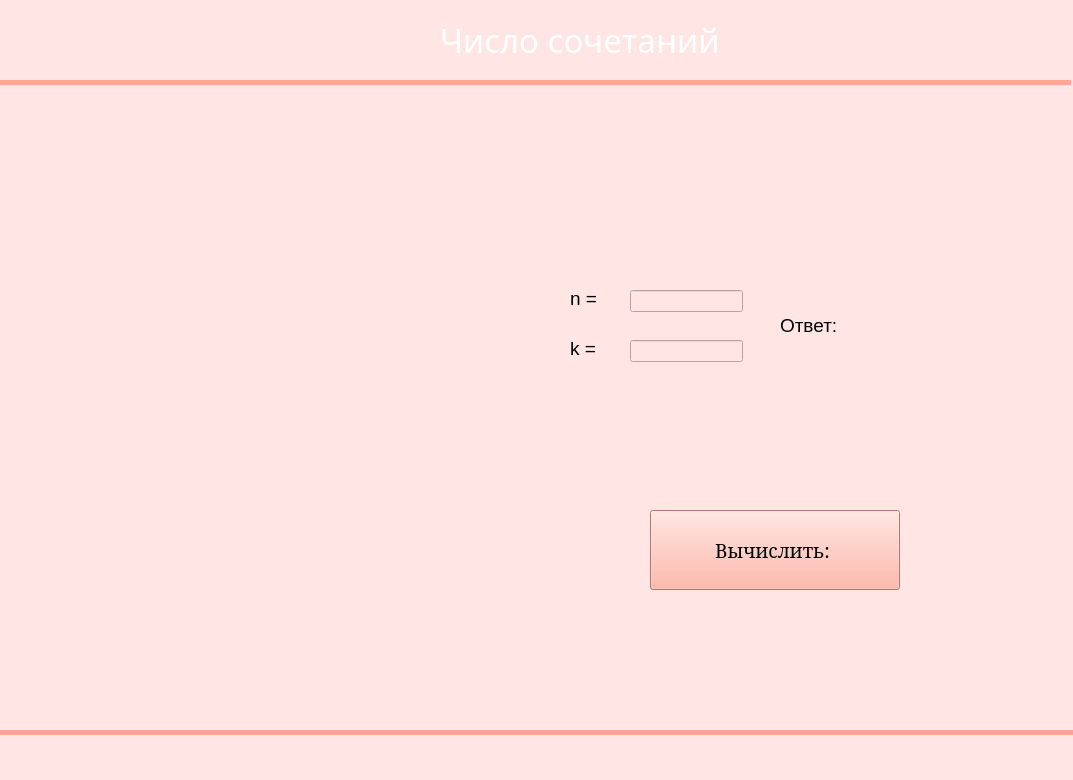
<?xml version="1.0" encoding="UTF-8"?>
<ui version="4.0">
 <class>MainWindow</class>
 <widget class="QMainWindow" name="MainWindow">
  <property name="geometry">
   <rect>
    <x>0</x>
    <y>0</y>
    <width>1073</width>
    <height>780</height>
   </rect>
  </property>
  <property name="windowTitle">
   <string>Сочетания</string>
  </property>
  <property name="styleSheet">
   <string notr="true">background-color: rgb(255, 212, 246);
background-color: rgb(255, 229, 228);</string>
  </property>
  <widget class="QWidget" name="centralwidget">
   <property name="styleSheet">
    <string notr="true"/>
   </property>
   <widget class="QLabel" name="label">
    <property name="geometry">
     <rect>
      <x>440</x>
      <y>-10</y>
      <width>1057</width>
      <height>100</height>
     </rect>
    </property>
    <property name="font">
     <font>
      <family>Haettenschweiler</family>
      <pointsize>25</pointsize>
      <weight>50</weight>
      <italic>false</italic>
      <bold>false</bold>
     </font>
    </property>
    <property name="styleSheet">
     <string notr="true">color: white
</string>
    </property>
    <property name="text">
     <string>Число сочетаний</string>
    </property>
   </widget>
   <widget class="QLabel" name="label_3">
    <property name="geometry">
     <rect>
      <x>0</x>
      <y>-30</y>
      <width>491</width>
      <height>1001</height>
     </rect>
    </property>
    <property name="text">
     <string/>
    </property>
    <property name="pixmap">
     <pixmap>pngwing.com (1).png</pixmap>
    </property>
   </widget>
   <widget class="QLabel" name="label_2">
    <property name="geometry">
     <rect>
      <x>0</x>
      <y>80</y>
      <width>551</width>
      <height>371</height>
     </rect>
    </property>
    <property name="text">
     <string/>
    </property>
    <property name="pixmap">
     <pixmap>pngwing.com (1).png</pixmap>
    </property>
   </widget>
   <widget class="QLabel" name="label_4">
    <property name="geometry">
     <rect>
      <x>0</x>
      <y>80</y>
      <width>1071</width>
      <height>5</height>
     </rect>
    </property>
    <property name="styleSheet">
     <string notr="true">background-color: rgb(255, 166, 148);</string>
    </property>
    <property name="text">
     <string/>
    </property>
   </widget>
   <widget class="QLabel" name="label_5">
    <property name="geometry">
     <rect>
      <x>0</x>
      <y>730</y>
      <width>1074</width>
      <height>5</height>
     </rect>
    </property>
    <property name="styleSheet">
     <string notr="true">background-color: rgb(255, 166, 148);</string>
    </property>
    <property name="text">
     <string/>
    </property>
   </widget>
   <widget class="QPushButton" name="pushButton_2">
    <property name="geometry">
     <rect>
      <x>650</x>
      <y>510</y>
      <width>250</width>
      <height>80</height>
     </rect>
    </property>
    <property name="font">
     <font>
      <family>MS Serif</family>
      <pointsize>14</pointsize>
      <weight>50</weight>
      <bold>false</bold>
     </font>
    </property>
    <property name="styleSheet">
     <string notr="true">background-color: rgb(170, 85, 255);
background-color: rgb(255, 166, 148);</string>
    </property>
    <property name="text">
     <string>Вычислить: </string>
    </property>
   </widget>
   <widget class="QLabel" name="label_6">
    <property name="geometry">
     <rect>
      <x>780</x>
      <y>310</y>
      <width>81</width>
      <height>31</height>
     </rect>
    </property>
    <property name="font">
     <font>
      <pointsize>14</pointsize>
     </font>
    </property>
    <property name="text">
     <string>Ответ:</string>
    </property>
   </widget>
   <widget class="QLineEdit" name="lineEdit">
    <property name="geometry">
     <rect>
      <x>630</x>
      <y>340</y>
      <width>113</width>
      <height>22</height>
     </rect>
    </property>
   </widget>
   <widget class="QLineEdit" name="lineEdit_2">
    <property name="geometry">
     <rect>
      <x>630</x>
      <y>290</y>
      <width>113</width>
      <height>22</height>
     </rect>
    </property>
   </widget>
   <widget class="QLabel" name="label_7">
    <property name="geometry">
     <rect>
      <x>570</x>
      <y>290</y>
      <width>55</width>
      <height>16</height>
     </rect>
    </property>
    <property name="font">
     <font>
      <pointsize>14</pointsize>
     </font>
    </property>
    <property name="text">
     <string>n = </string>
    </property>
   </widget>
   <widget class="QLabel" name="label_8">
    <property name="geometry">
     <rect>
      <x>570</x>
      <y>340</y>
      <width>55</width>
      <height>16</height>
     </rect>
    </property>
    <property name="font">
     <font>
      <pointsize>14</pointsize>
     </font>
    </property>
    <property name="text">
     <string>k = </string>
    </property>
   </widget>
   <widget class="QLabel" name="label_9">
    <property name="geometry">
     <rect>
      <x>890</x>
      <y>310</y>
      <width>101</width>
      <height>31</height>
     </rect>
    </property>
    <property name="frameShape">
     <enum>QFrame::NoFrame</enum>
    </property>
    <property name="text">
     <string/>
    </property>
   </widget>
   <zorder>label_3</zorder>
   <zorder>label</zorder>
   <zorder>label_2</zorder>
   <zorder>label_4</zorder>
   <zorder>label_5</zorder>
   <zorder>pushButton_2</zorder>
   <zorder>label_6</zorder>
   <zorder>lineEdit</zorder>
   <zorder>lineEdit_2</zorder>
   <zorder>label_7</zorder>
   <zorder>label_8</zorder>
   <zorder>label_9</zorder>
  </widget>
  <widget class="QStatusBar" name="statusbar"/>
 </widget>
 <resources/>
 <connections/>
</ui>
